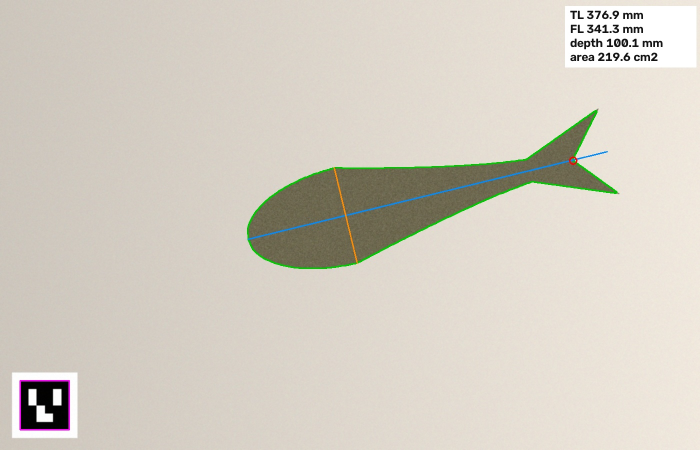
#> input picture builds/fish-measure/example_1.jpg, 1400 x 900 px (shown at 1/2 size)
$ python fish_measure.py example_1.jpg --marker-mm 1.0
#> lines starting #> are read from the running program, lines starting #| are printed output that depends on the picture; after the words box and inside, x2 and y2 are one past the last pixel; in counts of white or black regions, pixels touching at a corner belong together
"""Measure a fish from one photo: length, body depth, area, and a fork estimate.

Lay the fish on a plain board next to a printed ArUco marker of known size. The marker gives
millimeters per pixel, so no camera calibration is needed. The script:

  1. finds the marker and computes the pixel scale (and checks the photo isn't badly tilted),
  2. segments the fish from the board,
  3. finds the fish's long axis with PCA,
  4. measures total length along that axis and body depth perpendicular to it,
  5. finds the tail fork (the notch in the tail outline) for a fork-length estimate,
  6. writes an annotated image and prints the numbers as JSON.

Usage:
    python fish_measure.py photo.jpg --marker-mm 50
    python fish_measure.py photo.jpg --marker-mm 50 --out annotated.jpg
"""
from __future__ import annotations

import argparse
import json
from dataclasses import dataclass, asdict

import cv2
import numpy as np

DICT = cv2.aruco.DICT_4X4_50


@dataclass
class Measurement:
    total_length_mm: float
    fork_length_mm: float | None
    body_depth_mm: float
    area_cm2: float
    depth_to_length: float
    mm_per_px: float
    marker_skew: float  # 1.0 = square on camera; >1.05 means the photo is tilted


def find_scale(img, marker_mm):
    det = cv2.aruco.ArucoDetector(cv2.aruco.getPredefinedDictionary(DICT))
    corners, ids, _ = det.detectMarkers(cv2.cvtColor(img, cv2.COLOR_BGR2GRAY))
    if ids is None:
        raise SystemExit("No ArUco marker found. Print one from the 4x4_50 dictionary and put it in frame.")
    c = corners[0][0]
    sides = [np.linalg.norm(c[i] - c[(i + 1) % 4]) for i in range(4)]
    skew = max(sides) / min(sides)
    return marker_mm / float(np.mean(sides)), skew, c


def segment_fish(img, marker_quad):
    """Largest non-board blob that isn't the marker. Works on a plain light or dark board."""
    lab = cv2.cvtColor(img, cv2.COLOR_BGR2LAB)
    h, w = img.shape[:2]
    border = np.concatenate([lab[:10].reshape(-1, 3), lab[-10:].reshape(-1, 3),
                             lab[:, :10].reshape(-1, 3), lab[:, -10:].reshape(-1, 3)]).astype(np.float32)
    board = np.median(border, axis=0)
    dist = np.linalg.norm(lab.astype(np.float32) - board, axis=2)
    _, mask = cv2.threshold(dist.astype(np.uint8), 0, 255, cv2.THRESH_BINARY + cv2.THRESH_OTSU)
    cv2.fillPoly(mask, [marker_quad.astype(np.int32)], 0)
    # pad the marker area a bit so its white border doesn't leave a ring behind
    cv2.polylines(mask, [marker_quad.astype(np.int32)], True, 0, thickness=max(3, w // 200))
    k = cv2.getStructuringElement(cv2.MORPH_ELLIPSE, (5, 5))
    mask = cv2.morphologyEx(mask, cv2.MORPH_OPEN, k)
    mask = cv2.morphologyEx(mask, cv2.MORPH_CLOSE, k, iterations=2)
    contours, _ = cv2.findContours(mask, cv2.RETR_EXTERNAL, cv2.CHAIN_APPROX_NONE)
    if not contours:
        raise SystemExit("Couldn't separate the fish from the board.")
    return max(contours, key=cv2.contourArea)


def axis_frame(contour):
    pts = contour.reshape(-1, 2).astype(np.float64)
    mean = pts.mean(axis=0)
    _, _, vt = np.linalg.svd(pts - mean, full_matrices=False)
    u, v = vt[0], vt[1]           # long axis, perpendicular
    return pts, mean, u, v


def fork_point(contour, along, across, tail_sign):
    """The tail fork is a dent in the outline at the tail end: a convexity defect (a point well
    inside the convex hull) in the last 25% of the fish. The corners where the tail fin meets
    the narrow peduncle are dents too, so among the real dents pick the one on the fish's
    centerline. A rounded or square tail has no dent there, so it returns None."""
    hull = cv2.convexHull(contour, returnPoints=False)
    try:
        defects = cv2.convexityDefects(contour, hull)
    except cv2.error:
        return None
    if defects is None:
        return None
    span = along.max() - along.min()
    tail_end = along.max() if tail_sign > 0 else along.min()
    dents = [f for _, _, f, d in defects.reshape(-1, 4)
             if abs(along[f] - tail_end) < 0.25 * span and d / 256.0 > 0.02 * span]
    if not dents:
        return None
    return min(dents, key=lambda f: abs(across[f]))


def measure(img, marker_mm):
    mm, skew, quad = find_scale(img, marker_mm)
    contour = segment_fish(img, quad)
    pts, mean, u, v = axis_frame(contour)
    along, across = (pts - mean) @ u, (pts - mean) @ v
    length_px = along.max() - along.min()

    # body depth: widest perpendicular slice, sampled along the axis
    bins = np.linspace(along.min(), along.max(), 80)
    depth_px, depth_at = 0.0, 0.0
    for a, b in zip(bins[:-1], bins[1:]):
        sel = (along >= a) & (along < b)
        if sel.sum() >= 2:
            d = across[sel].max() - across[sel].min()
            if d > depth_px:
                depth_px, depth_at = d, (a + b) / 2

    # the deepest point sits nearer the head on almost every fish, so the tail is the far end
    tail_sign = 1 if (along.max() - depth_at) > (depth_at - along.min()) else -1
    fi = fork_point(contour, along, across, tail_sign)
    head_end = along.min() if tail_sign > 0 else along.max()
    fork_px = abs(along[fi] - head_end) if fi is not None else None

    m = Measurement(
        total_length_mm=round(length_px * mm, 1),
        fork_length_mm=round(fork_px * mm, 1) if fork_px else None,
        body_depth_mm=round(depth_px * mm, 1),
        area_cm2=round(cv2.contourArea(contour) * mm * mm / 100, 1),
        depth_to_length=round(depth_px / length_px, 3),
        mm_per_px=round(mm, 4),
        marker_skew=round(skew, 3),
    )
    geo = dict(contour=contour, mean=mean, u=u, v=v, along=along, across=across,
               depth_at=depth_at, depth_px=depth_px, fork=pts[fi] if fi is not None else None, quad=quad)
    return m, geo


def annotate(img, m, g):
    out = img.copy()
    cv2.drawContours(out, [g["contour"]], -1, (0, 200, 0), 2)
    mean, u, v = g["mean"], g["u"], g["v"]
    a0, a1 = g["along"].min(), g["along"].max()
    p = lambda a, b: tuple(np.round(mean + a * u + b * v).astype(int))
    cv2.line(out, p(a0, 0), p(a1, 0), (255, 140, 0), 2)
    half = g["depth_px"] / 2
    c = g["across"][np.abs(g["along"] - g["depth_at"]) < (a1 - a0) / 80]
    mid = (c.max() + c.min()) / 2 if len(c) else 0
    cv2.line(out, p(g["depth_at"], mid - half), p(g["depth_at"], mid + half), (0, 140, 255), 2)
    if g["fork"] is not None:
        cv2.circle(out, tuple(np.round(g["fork"]).astype(int)), 7, (0, 0, 255), 2)
    cv2.polylines(out, [g["quad"].astype(np.int32)], True, (255, 0, 255), 2)
    lines = [f"TL {m.total_length_mm} mm", f"FL {m.fork_length_mm or '-'} mm",
             f"depth {m.body_depth_mm} mm", f"area {m.area_cm2} cm2"]
    x, y = out.shape[1] - 260, 12
    cv2.rectangle(out, (x - 10, y), (out.shape[1] - 8, y + 28 * len(lines) + 10), (255, 255, 255), -1)
    for i, t in enumerate(lines):
        cv2.putText(out, t, (x, y + 26 + 28 * i), cv2.FONT_HERSHEY_SIMPLEX, 0.8, (20, 20, 20), 2, cv2.LINE_AA)
    return out


if __name__ == "__main__":
    ap = argparse.ArgumentParser()
    ap.add_argument("image")
    ap.add_argument("--marker-mm", type=float, required=True, help="printed marker side length in mm")
    ap.add_argument("--out", default="annotated.jpg")
    a = ap.parse_args()
    img = cv2.imread(a.image)
#> img is the input picture: shape (900, 1400, 3); mean B, G, R 194.8, 206.1, 211.9
    if img is None:
        raise SystemExit(f"Can't read {a.image}")
    m, g = measure(img, a.marker_mm)
#> in find_scale, `corners, ids, _ = det.detectMarkers(cv2.cvtColor(img, cv2.COLOR_BGR2GR..`: corners = ([[40, 760], [139, 761], [138, 860], [39, 859]],); ids = [3]
#> in find_scale, `c = corners[0][0]`: c = [[40, 760], [139, 761], [138, 860], [39, 859]]
#> in find_scale, `sides = [np.linalg.norm(c[i] - c[(i + 1) % 4]) for i in range(4)]`: sides = [99.01, 99.01, 99.01, 99.01]
#> in find_scale, `skew = max(sides) / min(sides)`: skew = 1
#> in measure, `mm, skew, quad = find_scale(img, marker_mm)`: mm = 0.0101; skew = 1; quad = [[40, 760], [139, 761], [138, 860], [39, 859]]
#> in segment_fish, `lab = cv2.cvtColor(img, cv2.COLOR_BGR2LAB)`: lab: shape (900, 1400, 3); mean of channels 0, 1, 2 211.2, 128.3, 134.5
#> in segment_fish, `board = np.median(border, axis=0)`: board = [220, 129, 134]
#> in segment_fish, `dist = np.linalg.norm(lab.astype(np.float32) - board, axis=2)`:
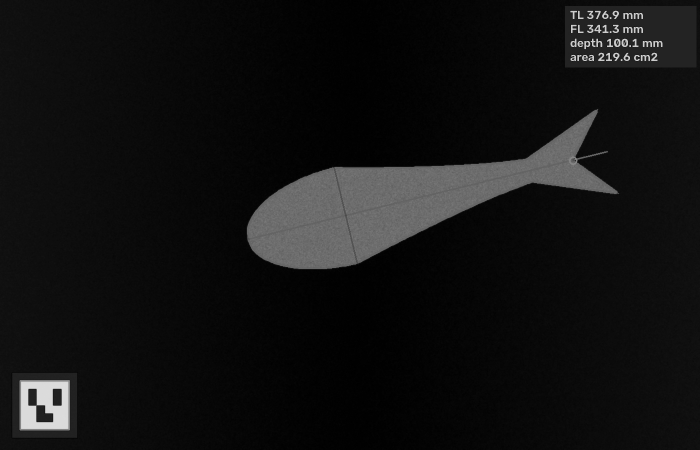
#> dist: shape (900, 1400) float32 (shown at 1/2 size); min 0, max 220.1, mean 17.8
#> in segment_fish, `_, mask = cv2.threshold(dist.astype(np.uint8), 0, 255, cv2.THRESH_BINA..`:
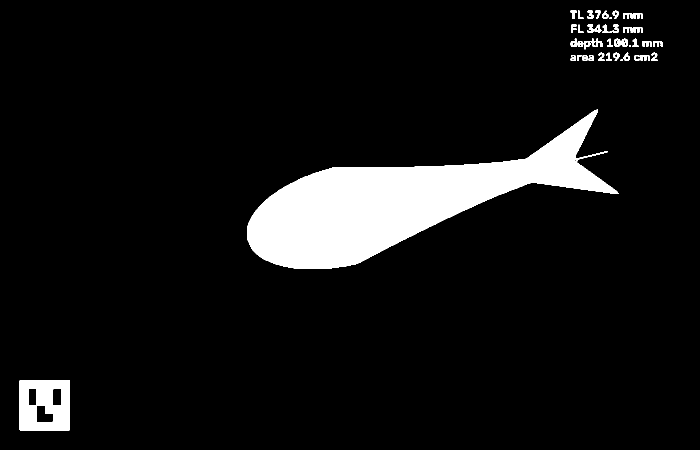
#> mask: shape (900, 1400) (shown at 1/2 size); 8% white; 44 white regions (4 under 20 px), largest, box (x1, y1, x2, y2) and area: (494, 218, 1238, 538) 87703, (39, 760, 140, 861) 8286, (1228, 77, 1241, 94) 156
#> in segment_fish, `cv2.fillPoly(mask, [marker_quad.astype(np.int32)], 0)`:
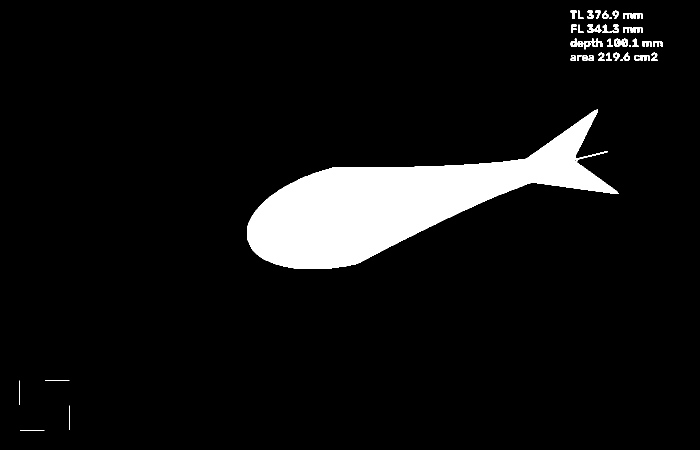
#> mask: shape (900, 1400) (shown at 1/2 size); 7.3% white; 47 white regions (4 under 20 px), largest, box (x1, y1, x2, y2) and area: (494, 218, 1238, 538) 87703, (1228, 77, 1241, 94) 156, (1243, 77, 1256, 94) 156
#> in segment_fish, `mask = cv2.morphologyEx(mask, cv2.MORPH_OPEN, k)`:
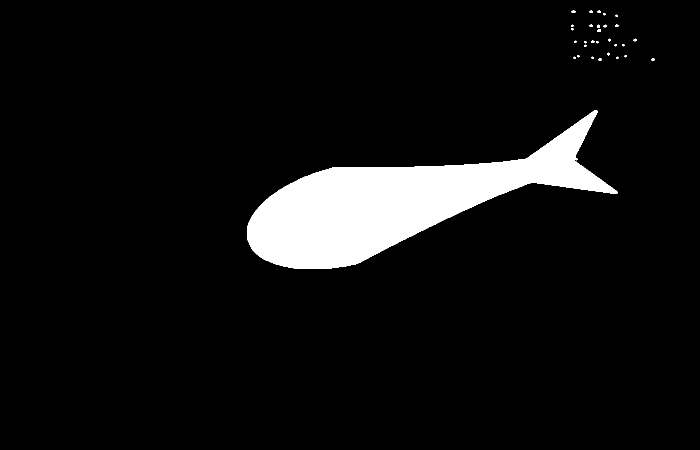
#> mask: shape (900, 1400) (shown at 1/2 size); 7% white; 30 white regions (15 under 20 px), largest, box (x1, y1, x2, y2) and area: (494, 220, 1235, 538) 87501, (1194, 58, 1202, 64) 36, (1143, 21, 1151, 26) 32
#> in segment_fish, `mask = cv2.morphologyEx(mask, cv2.MORPH_CLOSE, k, iterations=2)`: mask: shape (900, 1400); 7% white; 24 white regions (7 under 20 px)
#> in segment_fish, `contours, _ = cv2.findContours(mask, cv2.RETR_EXTERNAL, cv2.CHAIN_APPR..`: contours = 24 contours, 16 with area under 20; largest, box (x1, y1, x2, y2) and area: (494, 220, 1235, 538) 86678, (1192, 49, 1204, 64) 68, (1168, 82, 1173, 94) 38, (1142, 49, 1147, 61) 38, (1147, 110, 1159, 118) 32, (1182, 81, 1197, 87) 31, (1195, 21, 1211, 31) 28, (1143, 21, 1151, 26) 22
#> in measure, `contour = segment_fish(img, quad)`: contour = contour of 1681 points, box (x1, y1, x2, y2) (494, 220, 1235, 538), area 86678
#> in axis_frame, `pts = contour.reshape(-1, 2).astype(np.float64)`: pts = 1681 pairs, first value 494 to 1234, second value 220 to 537
#> in axis_frame, `mean = pts.mean(axis=0)`: mean = [880, 384.7]
#> in axis_frame, `_, _, vt = np.linalg.svd(pts - mean, full_matrices=False)`: vt = [[-0.971, 0.237], [0.237, 0.971]]
#> in axis_frame, `u, v = vt[0], vt[1]`: u = [-0.971, 0.237]; v = [0.237, 0.971]
#> in measure, `pts, mean, u, v = axis_frame(contour)`: mean = [880, 384.7]; u = [-0.971, 0.237]; v = [0.237, 0.971]
#> in measure, `along, across = (pts - mean) @ u, (pts - mean) @ v`: along = 1681 values, max 396.6 at index 739, min -344.3 at index 1491, mean 3.46e-14; across = 1681 values, max 99.08 at index 965, min -99.59 at index 522, mean -3.46e-14
#> in measure, `length_px = along.max() - along.min()`: length_px = 740.9
#> the loop in measure, `for a, b in zip(bins[:-1], bins[1:]):` made 79 passes
#> (d, depth_px, depth_at) on passes 1, 53, 54, 55, 56, 57, 58: (172.2, 172.2, -339.6), (177.1, 177.1, 148.1), (181.4, 181.4, 157.4), (186.3, 186.3, 166.8), (191.6, 191.6, 176.2), (196.2, 196.2, 185.6), (198.7, 198.7, 195)
#> d on passes 2 to 7: 167.8, 160.6, 152.6, 145.5, 139, 130.7
#> after the loop in measure, `for a, b in zip(bins[:-1], bins[1:]):`: depth_at = 195; depth_px = 198.7
#> in measure, `tail_sign = 1 if (along.max() - depth_at) > (depth_at - along.min()) e..`: tail_sign = -1
#> in fork_point, `hull = cv2.convexHull(contour, returnPoints=False)`: hull = 45 values, max 1679 at index 0, min 0 at index 44, mean 816.3
#> in fork_point, `defects = cv2.convexityDefects(contour, hull)`: defects = 39 rows, first 6: [0, 522, 140, 16863], [522, 530, 523, 186], [530, 544, 533, 281], [544, 563, 555, 373], [563, 581, 577, 371], [581, 590, 588, 208]
#> in fork_point, `span = along.max() - along.min()`: span = 740.9
#> in fork_point, `tail_end = along.max() if tail_sign > 0 else along.min()`: tail_end = -344.3
#> in fork_point, `dents = [f for _, _, f, d in defects.reshape(-1, 4) if abs(along[f] - ..`: dents = [140, 1317, 1583]
#> in measure, `fi = fork_point(contour, along, across, tail_sign)`: fi = 1583
#> in measure, `head_end = along.min() if tail_sign > 0 else along.max()`: head_end = 396.6
#> in measure, `fork_px = abs(along[fi] - head_end) if fi is not None else None`: fork_px = 675.4
#> in measure, `geo = dict(contour=contour, mean=mean, u=u, v=v, along=along, across=a..`: geo = 10 items
#> g = 10 items
    if m.marker_skew > 1.05:
        print(f"warning: marker is skewed {m.marker_skew:.2f}x; shoot from straight above for accurate numbers")
    cv2.imwrite(a.out, annotate(img, m, g))
#> in annotate, `mean, u, v = g["mean"], g["u"], g["v"]`: mean = [880, 384.7]; u = [-0.971, 0.237]; v = [0.237, 0.971]
#> in annotate, `a0, a1 = g["along"].min(), g["along"].max()`: a0 = -344.3; a1 = 396.6
#> in annotate, `half = g["depth_px"] / 2`: half = 99.33
#> in annotate, `c = g["across"][np.abs(g["along"] - g["depth_at"]) < (a1 - a0) / 80]`: c = 35 values, max 99.08 at index 23, min -99.59 at index 8, mean -3.23
#> in annotate, `mid = (c.max() + c.min()) / 2 if len(c) else 0`: mid = -0.256
#> in annotate, `cv2.line(out, p(g["depth_at"], mid - half), p(g["depth_at"], mid + hal..`: out: shape (900, 1400, 3); mean B, G, R 194.5, 206.1, 211.4
#> in annotate, `cv2.circle(out, tuple(np.round(g["fork"]).astype(int)), 7, (0, 0, 255)..`: out: shape (900, 1400, 3); mean B, G, R 194.5, 206.1, 211.4
#> in annotate, `cv2.rectangle(out, (x - 10, y), (out.shape[1] - 8, y + 28 * len(lines)..`:
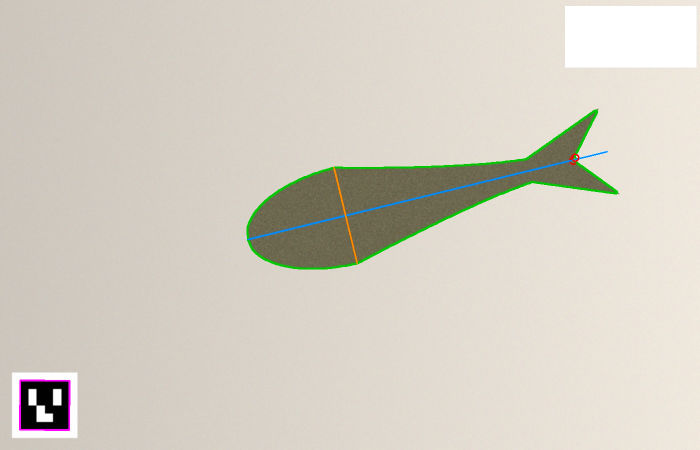
#> out: shape (900, 1400, 3) (shown at 1/2 size); mean B, G, R 195.4, 206.8, 212.3
#> after the loop in annotate, `for i, t in enumerate(lines):`:
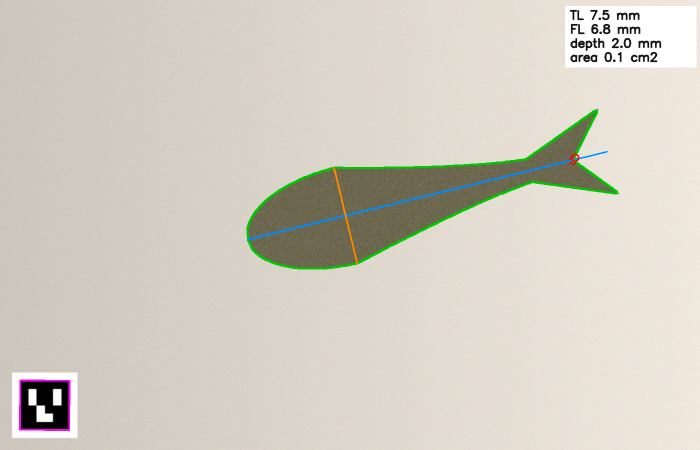
#> out: shape (900, 1400, 3) (shown at 1/2 size); 0.52% of pixels changed, all inside (x1, y1, x2, y2) = (1138, 19, 1323, 125)
#> (the run stopped early here; a loop or call above may not have finished)

$ run again, on builds/fish-measure/example_3.jpg
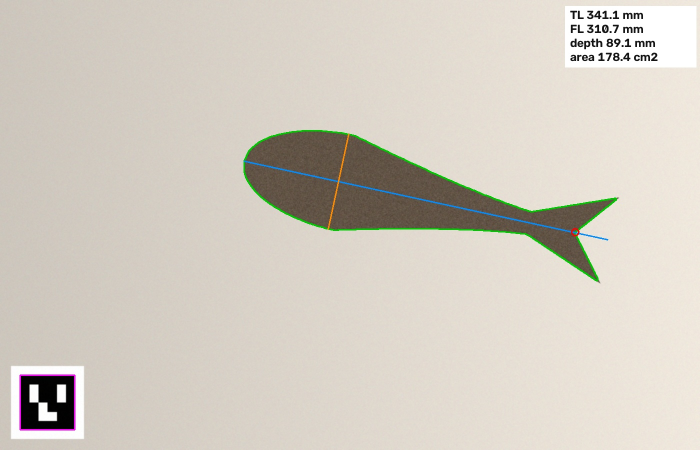
#> input picture builds/fish-measure/example_3.jpg, 1400 x 900 px (shown at 1/2 size)
#> img is the input picture: shape (900, 1400, 3); mean B, G, R 194, 204.6, 210.9
#> corners = ([[40, 749], [150, 750], [149, 860], [39, 859]],); ids = [3]
#> in find_scale, `c = corners[0][0]`: c = [[40, 749], [150, 750], [149, 860], [39, 859]]
#> sides = [110, 110, 110, 110]
#> in find_scale, `skew = max(sides) / min(sides)`: skew = 1
#> in measure, `mm, skew, quad = find_scale(img, marker_mm)`: mm = 0.00909; skew = 1; quad = [[40, 749], [150, 750], [149, 860], [39, 859]]
#> lab: shape (900, 1400, 3); mean of channels 0, 1, 2 209.8, 128.7, 134.2
#> board = [220, 129, 134]
#> in segment_fish, `mask = cv2.morphologyEx(mask, cv2.MORPH_OPEN, k)`:
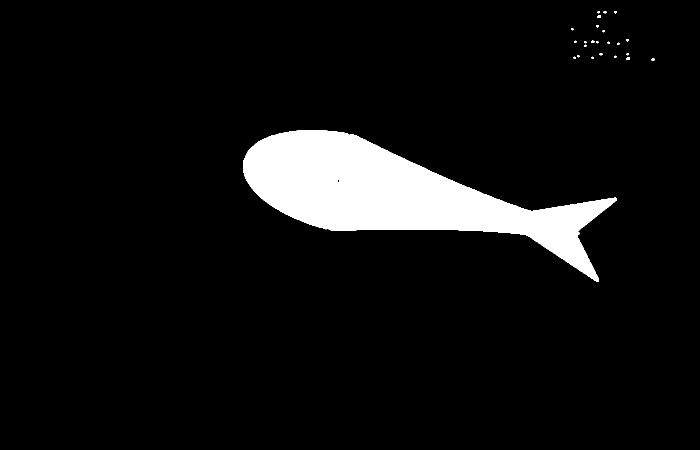
#> mask: shape (900, 1400) (shown at 1/2 size); 7% white; 24 white regions (14 under 20 px), largest, box (x1, y1, x2, y2) and area: (487, 260, 1234, 564) 87760, (1194, 30, 1202, 36) 36, (1252, 114, 1260, 120) 36
#> contours = 19 contours, 13 with area under 20; largest, box (x1, y1, x2, y2) and area: (487, 260, 1234, 564) 87044, (1194, 22, 1202, 36) 49, (1252, 106, 1260, 120) 46, (1168, 82, 1173, 94) 38, (1147, 110, 1159, 118) 32, (1182, 81, 1197, 87) 31
#> contour = contour of 1689 points, box (x1, y1, x2, y2) (487, 260, 1234, 564), area 87044
#> in axis_frame, `pts = contour.reshape(-1, 2).astype(np.float64)`: pts = 1689 pairs, first value 487 to 1233, second value 260 to 563
#> in axis_frame, `mean = pts.mean(axis=0)`: mean = [876.2, 405.8]
#> vt = [[0.977, 0.212], [-0.212, 0.977]]
#> in axis_frame, `u, v = vt[0], vt[1]`: u = [0.977, 0.212]; v = [-0.212, 0.977]
#> in measure, `pts, mean, u, v = axis_frame(contour)`: mean = [876.2, 405.8]; u = [0.977, 0.212]; v = [-0.212, 0.977]
#> along = 1689 values, max 347.5 at index 1055, min -398.5 at index 126, mean -3.45e-14; across = 1689 values, max 98.77 at index 331, min -97.94 at index 1589, mean 4.31e-15
#> length_px = 746
#> the loop in measure, `for a, b in zip(bins[:-1], bins[1:]):` made 79 passes
#> (d, depth_px, depth_at) on passes 1 to 8: (58.46, 58.46, -393.8), (81.79, 81.79, -384.4), (99.25, 99.25, -374.9), (113.6, 113.6, -365.5), (125.9, 125.9, -356), (135.1, 135.1, -346.6), (143.4, 143.4, -337.2), (151.4, 151.4, -327.7)
#> after the loop in measure, `for a, b in zip(bins[:-1], bins[1:]):`: depth_at = -205; depth_px = 196.5
#> tail_sign = 1
#> hull = 42 values, max 1648 at index 0, min 0 at index 41, mean 365.6
#> defects = 37 rows, first 6: [0, 20, 1, 229], [20, 31, 26, 229], [31, 46, 32, 201], [46, 50, 47, 186], [50, 61, 53, 292], [61, 64, 62, 162]
#> span = 746
#> tail_end = 347.5
#> dents = [729, 969, 1230]
#> fi = 969
#> head_end = -398.5
#> fork_px = 684.6
#> geo = 10 items
#> in annotate, `mean, u, v = g["mean"], g["u"], g["v"]`: mean = [876.2, 405.8]; u = [0.977, 0.212]; v = [-0.212, 0.977]
#> a0 = -398.5; a1 = 347.5
#> half = 98.27
#> in annotate, `c = g["across"][np.abs(g["along"] - g["depth_at"]) < (a1 - a0) / 80]`: c = 36 values, max 98.77 at index 4, min -97.94 at index 20, mean 0.386
#> mid = 0.418
#> after the loop in annotate, `for i, t in enumerate(lines):`:
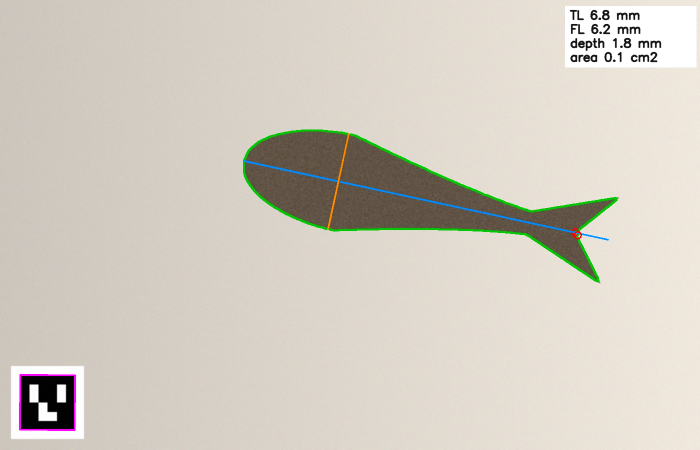
#> out: shape (900, 1400, 3) (shown at 1/2 size); mean B, G, R 193.7, 204.5, 210.5
